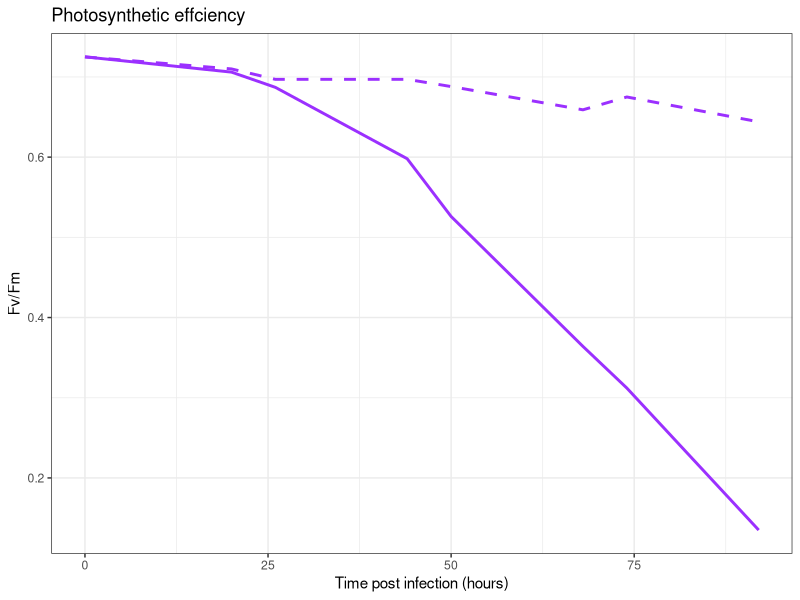

This chart was generated by the following R code: (Note: this script raises an error after producing the figure.)

library(readxl)
library(ggplot2)
library(data.table)
library(RColorBrewer)
library(grid)

setwd("S:/Quantification/")

# Opening the data
guinardia_data <- read_excel("SummaryQuantifications.xlsx", 1, na="")
names(guinardia_data)

#data <- rbind(chl_sph, chl_vol, nuc_vol)
#head(data)

# Plotting
p1_viral_titer <- ggplot(guinardia_data, aes(hours, Viral_titer)) + 
    geom_point(color = "springgreen3", size=3, alpha=0.3)+
    geom_line(color = "springgreen3", size=1) + theme_bw() +
    labs(title = "Extracellular infectious viruses",x="", y = "Viral titer 1/mL]")

#p2_FvFm <- 
ggplot(guinardia_data, aes(x=hours)) + 
    geom_line(aes(y = Fv_Fm_inf), color="purple1",size=1) + 
    geom_line(aes(y = Fv_Fm_con), color="purple1",size=1,linetype="dashed") +
    theme_bw() +
    labs(title = "Photosynthetic effciency",y = "Fv/Fm",x="Time post infection (hours)")

inf_data <- melt(as.data.table(guinardia_data), id.vars=c("time", "hours"))
inf_data <- inf_data[variable=="inf_healthy" | variable=="inf_dead" | variable=="inf_spots"]

con_data <- melt(as.data.table(guinardia_data), id.vars=c("time", "hours"))
con_data <- con_data[variable=="con_healthy" | variable=="con_dead" | variable=="con_spots"]

p3_counts_inf <- ggplot(inf_data, aes(x=time, y=value, fill=variable))+
    geom_bar(stat="identity", position='dodge')+
    scale_fill_manual(values=c("purple1", "grey75", "springgreen3"))+
    scale_x_discrete(breaks=unique(data$time), labels=unique(data$hours))+
    theme_bw()+
    labs(y="Percentage of cells (%)",x="",title = "Infected culture")

p4_counts_con <- ggplot(con_data, aes(x=time, y=value, fill=variable))+
    geom_bar(stat="identity", position='dodge')+
    scale_fill_manual(values=c("purple1", "grey75", "springgreen3"))+
    scale_x_discrete(breaks=unique(data$time), labels=unique(data$hours))+
    theme_bw()+
    labs(x="Time post infection (hours)", y="Percentage of cells (%)",title = "Control culture")

# Merging plots
grid.newpage()
grid.draw(rbind(ggplotGrob(p1_viral_titer), ggplotGrob(p2_FvFm), size = "last"))

grid.newpage()
grid.draw(rbind(ggplotGrob(p3_counts_inf), ggplotGrob(p4_counts_con),size = "last"))


# NOTES
# stat='identity', 
#scale_fill_manual(values=c("red2", "yellow2", "slateblue4", "green3", "orange", "olivedrab2"))
#ggplot(dat,aes(date, volume)) + geom_bar(stat="identity") + theme_minimal() + 
#    theme(axis.title.x = element_blank(),axis.text.x = element_text(angle=90))